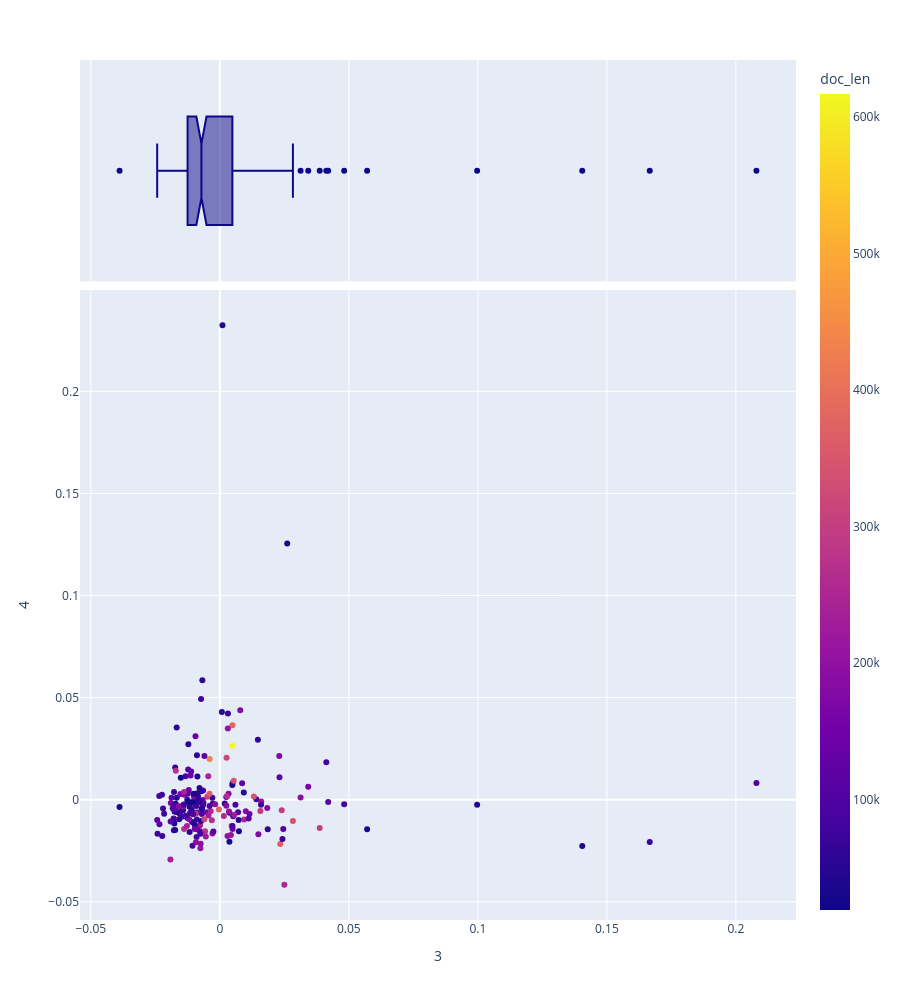

Write notebook code for a chart like this one.
### Code cell
vis_pcs(3, 4, 'doc_len')

### Figure 1 — Plotly figure (JSON) as saved in the notebook; plotly's stock layout.template omitted (floating-point values rounded to 4 significant figures; data arrays with more than 128 entries replaced by an {"elided": "..."} marker saying what was removed)
{"data": [{"hovertemplate": "<b>%{hovertext}</b><br><br>3=%{x}<br>4=%{y}<br>doc_len=%{marker.color}<extra></extra>", "hovertext": {"elided": "192 str values"}, "legendgroup": "", "marker": {"color": {"elided": "192 int values"}, "coloraxis": "coloraxis", "symbol": "circle"}, "mode": "markers", "name": "", "orientation": "v", "showlegend": false, "type": "scatter", "x": {"elided": "192 float values"}, "xaxis": "x", "y": {"elided": "192 float values"}, "yaxis": "y"}, {"alignmentgroup": "True", "hovertemplate": "<b>%{hovertext}</b><br><br>3=%{x}<extra></extra>", "hovertext": {"elided": "192 str values"}, "legendgroup": "", "marker": {"color": "#0d0887", "symbol": "circle"}, "name": "", "notched": true, "offsetgroup": "", "showlegend": false, "type": "box", "x": {"elided": "192 float values"}, "xaxis": "x2", "yaxis": "y2"}], "layout": {"coloraxis": {"colorbar": {"title": {"text": "doc_len"}}, "colorscale": [[0, "#0d0887"], [0.1111, "#46039f"], [0.2222, "#7201a8"], [0.3333, "#9c179e"], [0.4444, "#bd3786"], [0.5556, "#d8576b"], [0.6667, "#ed7953"], [0.7778, "#fb9f3a"], [0.8889, "#fdca26"], [1, "#f0f921"]]}, "height": 1000, "legend": {"tracegroupgap": 0}, "margin": {"t": 60}, "xaxis": {"anchor": "y", "domain": [0, 1], "title": {"text": "3"}}, "xaxis2": {"anchor": "y2", "domain": [0, 1], "matches": "x", "showgrid": true, "showticklabels": false}, "yaxis": {"anchor": "x", "domain": [0, 0.7326], "title": {"text": "4"}}, "yaxis2": {"anchor": "x2", "domain": [0.7426, 1], "matches": "y2", "showgrid": false, "showline": false, "showticklabels": false, "ticks": ""}}}
